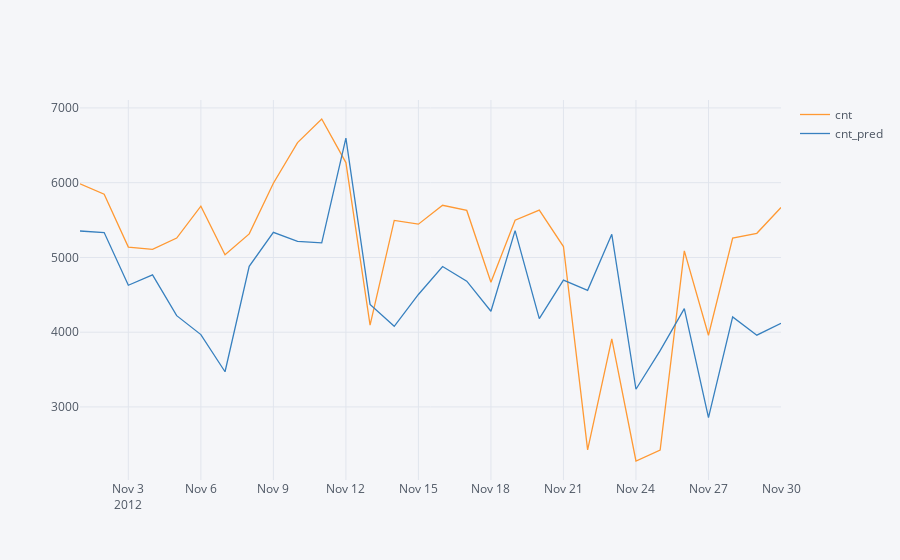

The notebook cell this image was saved under:
### Markdown cell above
Test prediction visualisation:

### Code cell
data_test['cnt_pred'] = y_pred_test_rf1
data_test[['cnt', 'cnt_pred']].iplot()

### Figure 1 — Plotly figure (JSON) as saved in the notebook; plotly's stock layout.template omitted (floating-point values rounded to 4 significant figures)
{"data": [{"line": {"color": "rgba(255, 153, 51, 1.0)", "dash": "solid", "shape": "linear", "width": 1.3}, "mode": "lines", "name": "cnt", "text": "", "type": "scatter", "x": ["2012-11-01", "2012-11-02", "2012-11-03", "2012-11-04", "2012-11-05", "2012-11-06", "2012-11-07", "2012-11-08", "2012-11-09", "2012-11-10", "2012-11-11", "2012-11-12", "2012-11-13", "2012-11-14", "2012-11-15", "2012-11-16", "2012-11-17", "2012-11-18", "2012-11-19", "2012-11-20", "2012-11-21", "2012-11-22", "2012-11-23", "2012-11-24", "2012-11-25", "2012-11-26", "2012-11-27", "2012-11-28", "2012-11-29", "2012-11-30"], "y": [5986, 5847, 5138, 5107, 5259, 5686, 5035, 5315, 5992, 6536, 6852, 6269, 4094, 5495, 5445, 5698, 5629, 4669, 5499, 5634, 5146, 2425, 3910, 2277, 2424, 5087, 3959, 5260, 5323, 5668]}, {"line": {"color": "rgba(55, 128, 191, 1.0)", "dash": "solid", "shape": "linear", "width": 1.3}, "mode": "lines", "name": "cnt_pred", "text": "", "type": "scatter", "x": ["2012-11-01", "2012-11-02", "2012-11-03", "2012-11-04", "2012-11-05", "2012-11-06", "2012-11-07", "2012-11-08", "2012-11-09", "2012-11-10", "2012-11-11", "2012-11-12", "2012-11-13", "2012-11-14", "2012-11-15", "2012-11-16", "2012-11-17", "2012-11-18", "2012-11-19", "2012-11-20", "2012-11-21", "2012-11-22", "2012-11-23", "2012-11-24", "2012-11-25", "2012-11-26", "2012-11-27", "2012-11-28", "2012-11-29", "2012-11-30"], "y": [5354, 5333, 4628, 4766, 4221, 3968, 3471, 4881, 5336, 5215, 5194, 6597, 4372, 4079, 4505, 4878, 4683, 4280, 5359, 4182, 4697, 4560, 5309, 3237, 3753, 4315, 2858, 4205, 3960, 4120]}], "layout": {"legend": {"bgcolor": "#F5F6F9", "font": {"color": "#4D5663"}}, "paper_bgcolor": "#F5F6F9", "plot_bgcolor": "#F5F6F9", "title": {"font": {"color": "#4D5663"}}, "xaxis": {"gridcolor": "#E1E5ED", "showgrid": true, "tickfont": {"color": "#4D5663"}, "title": {"font": {"color": "#4D5663"}, "text": ""}, "zerolinecolor": "#E1E5ED"}, "yaxis": {"gridcolor": "#E1E5ED", "showgrid": true, "tickfont": {"color": "#4D5663"}, "title": {"font": {"color": "#4D5663"}, "text": ""}, "zerolinecolor": "#E1E5ED"}}}
